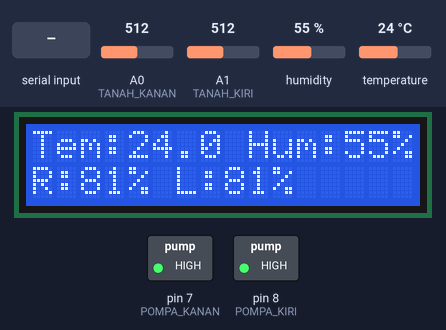
Bench run of a sketch on a simulated Arduino Uno, built with avr-gcc and run on an emulated ATmega328P. Parts: 16×2 character LCD, switched loads named in the sketch (green lamp = pin HIGH). The inputs (shaded band) are chosen by the test bench; at power-on: humidity 55 %, A0 (TANAH_KANAN) = 512, A1 (TANAH_KIRI) = 512, temperature 24 °C. What the sketch prints to the serial monitor is not drawn.

Above: at 1.2 s.
1.3 s: "NYALA\n" received over the second serial link
At 3.1 s:
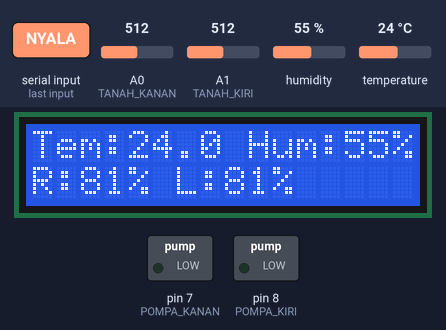
7.5 s: humidity set to 22 %
At 9.5 s:
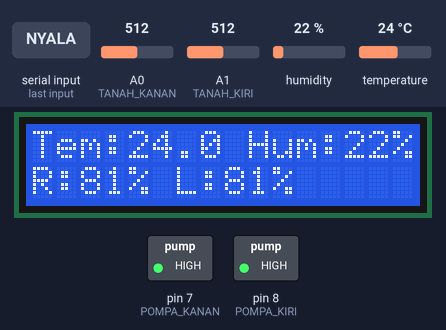
10.1 s: A0 (TANAH_KANAN) set to 716
At 11.4 s:
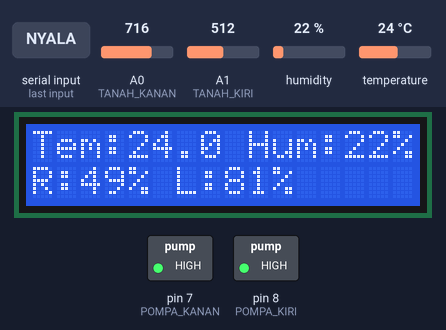
11.7 s: A1 (TANAH_KIRI) set to 754
At 12.5 s:
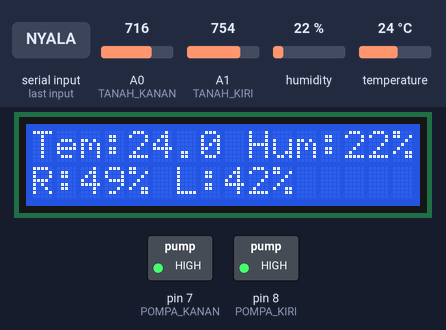
13.3 s: A1 (TANAH_KIRI) set to 790
At 18.1 s:
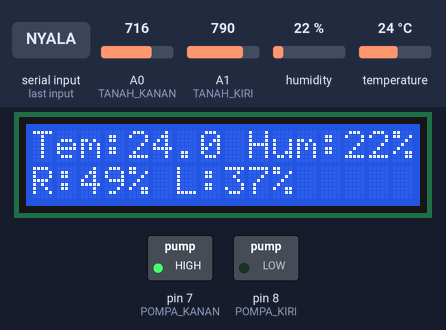
18.6 s: A0 (TANAH_KANAN) set to 763
At 20.1 s:
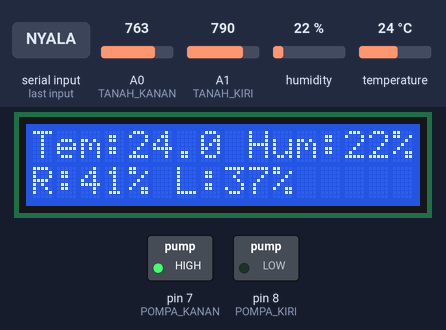
23.9 s: A0 (TANAH_KANAN) set to 785
Timing chart, 0 to 30.8 s (numbered marks = the images above; inputs shaded):
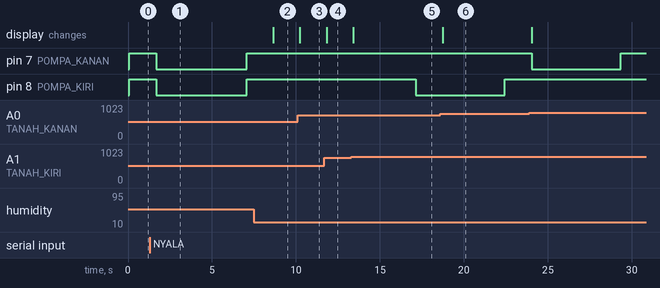

The sketch:

Rizky_Arduino.ino
```cpp
#include <Wire.h>
#include <LiquidCrystal_I2C.h>
LiquidCrystal_I2C lcd(0x27, 16, 2);
#include <DHT.h>
#include <SoftwareSerial.h>
SoftwareSerial espSerial(10, 11); // RX, TX
#define DHTPIN 2
#define DHTTYPE DHT22
DHT dht(DHTPIN, DHTTYPE);
#define TANAH_KANAN A0
#define TANAH_KIRI  A1
#define POMPA_KANAN 7
#define POMPA_KIRI  8

// Kalibrasi
int nilaiKering = 1020;
int nilaiBasah = 400;
unsigned long waktuMulaiKanan = 0;
unsigned long waktuMulaiKiri = 0;
bool pompaKananAktif = false;
bool pompaKiriAktif = false;
const unsigned long durasiPompa = 5000;  // 5 detik
const unsigned long jedaPompa = 10000;   // 30 detik
unsigned long waktuSelesaiKanan = 0;
unsigned long waktuSelesaiKiri = 0;

void setup() {
  Serial.begin(9600);
  espSerial.begin(9600);
  lcd.init();
  lcd.backlight();
  pinMode(POMPA_KANAN, OUTPUT);
  pinMode(POMPA_KIRI, OUTPUT);
  digitalWrite(POMPA_KANAN, HIGH);  // Matikan pompa awal
  digitalWrite(POMPA_KIRI, HIGH);
  dht.begin();
  Serial.println("Sistem Arduino siap!");
}
int hitungPersen(int nilai) {
  return constrain(map(nilai, nilaiKering, nilaiBasah, 0, 100), 0, 100);
}

void loop() {
  // Baca sensor
  int tanahKanan = hitungPersen(analogRead(TANAH_KANAN));
  int tanahKiri = hitungPersen(analogRead(TANAH_KIRI));
  float suhu = dht.readTemperature();
  float kelembapan = dht.readHumidity();
  // Tampilkan di LCD
  lcd.setCursor(0, 1);
  lcd.print("R:");
  lcd.print(tanahKanan);
  lcd.print("% L:");
  lcd.print(tanahKiri);
  lcd.print("% ");
  lcd.setCursor(0, 0);
  lcd.print("Tem:");
  lcd.print(suhu, 1);
  lcd.print(" Hum:");
  lcd.print(kelembapan, 0);
  lcd.print("% ");
  // Kontrol otomatis pompa
  if (tanahKanan < 40 && !pompaKananAktif && (millis() - waktuSelesaiKanan > jedaPompa)) {
    digitalWrite(POMPA_KANAN, LOW);
    waktuMulaiKanan = millis();
    pompaKananAktif = true;
    Serial.println("Pompa kanan diaktifkan");
  }
  if (tanahKiri < 40 && !pompaKiriAktif && (millis() - waktuSelesaiKiri > jedaPompa)) {
    digitalWrite(POMPA_KIRI, LOW);
    waktuMulaiKiri = millis();
    pompaKiriAktif = true;
    Serial.println("Pompa kiri diaktifkan");
  }
  // Matikan pompa setelah durasi
  if (pompaKananAktif && millis() - waktuMulaiKanan >= durasiPompa) {
    digitalWrite(POMPA_KANAN, HIGH);
    pompaKananAktif = false;
    waktuSelesaiKanan = millis();
    Serial.println("Pompa kanan dimatikan");
  }
  if (pompaKiriAktif && millis() - waktuMulaiKiri >= durasiPompa) {
    digitalWrite(POMPA_KIRI, HIGH);
    pompaKiriAktif = false;
    waktuSelesaiKiri = millis();
    Serial.println("Pompa kiri dimatikan");
  }
  // Handle perintah dari ESP
  if (espSerial.available()) {
    String perintah = espSerial.readStringUntil('\n');
    perintah.trim();
    Serial.println("Perintah diterima: " + perintah);
    if (perintah == "REQ") {
      String balasan = "##START##\n";
      balasan += "💧 Tanah Kanan: " + String(tanahKanan) + "%\n";
      balasan += "💧 Tanah Kiri: " + String(tanahKiri) + "%\n";
      balasan += "🌡 Suhu: " + String(suhu, 1) + "°C\n";
      balasan += "💦 Kelembapan: " + String(kelembapan, 0) + "%\n";
      balasan += "🚿 Pompa Kanan: " + String(pompaKananAktif ? "HIDUP" : "MATI") + "\n";
      balasan += "🚿 Pompa Kiri: " + String(pompaKiriAktif ? "HIDUP" : "MATI") + "\n";
      balasan += "##END##"; // Tanda akhir data
      espSerial.println(balasan);
      Serial.println("Mengirim: " + balasan);
      delay(100);
    }
    else if (perintah == "NYALA") {
      digitalWrite(POMPA_KANAN, LOW);
      digitalWrite(POMPA_KIRI, LOW);
      waktuMulaiKanan = millis();
      waktuMulaiKiri = millis();
      pompaKananAktif = true;
      pompaKiriAktif = true;
      espSerial.println("##START##\nSemua pompa dihidupkan selama 5 detik!\n##END##");
    }
    else if (perintah == "MATI") {
      digitalWrite(POMPA_KANAN, HIGH);
      digitalWrite(POMPA_KIRI, HIGH);
      pompaKananAktif = false;
      pompaKiriAktif = false;
      espSerial.println("##START##\nSemua pompa dimatikan secara manual\n##END##");
    }
  }
  delay(500);
}
```

Measured:
- the behaviour switches between 772 and 773 on A1 (TANAH_KIRI) (found by bisection; images 4 and 5)
- after the input at 1.3 s, pin 7 (POMPA_KANAN), pin 8 (POMPA_KIRI): HIGH → LOW after 0.39 s, → HIGH 5.4 s later
- after the input at 7.5 s, the display: changes after 1.2 s (image 2)
- after the input at 10.1 s, the display: changes after 0.14 s (image 3)
- after the input at 11.7 s, the display: changes after 0.13 s (image 4)
- after the input at 13.3 s, pin 8 (POMPA_KIRI): HIGH → LOW after 3.8 s; the display: changes after 0.13 s (image 5)
- after the input at 18.6 s, the display: changes after 0.13 s (image 6)
- after the input at 23.9 s, pin 7 (POMPA_KANAN): HIGH → LOW after 0.14 s, → HIGH 5.3 s later
